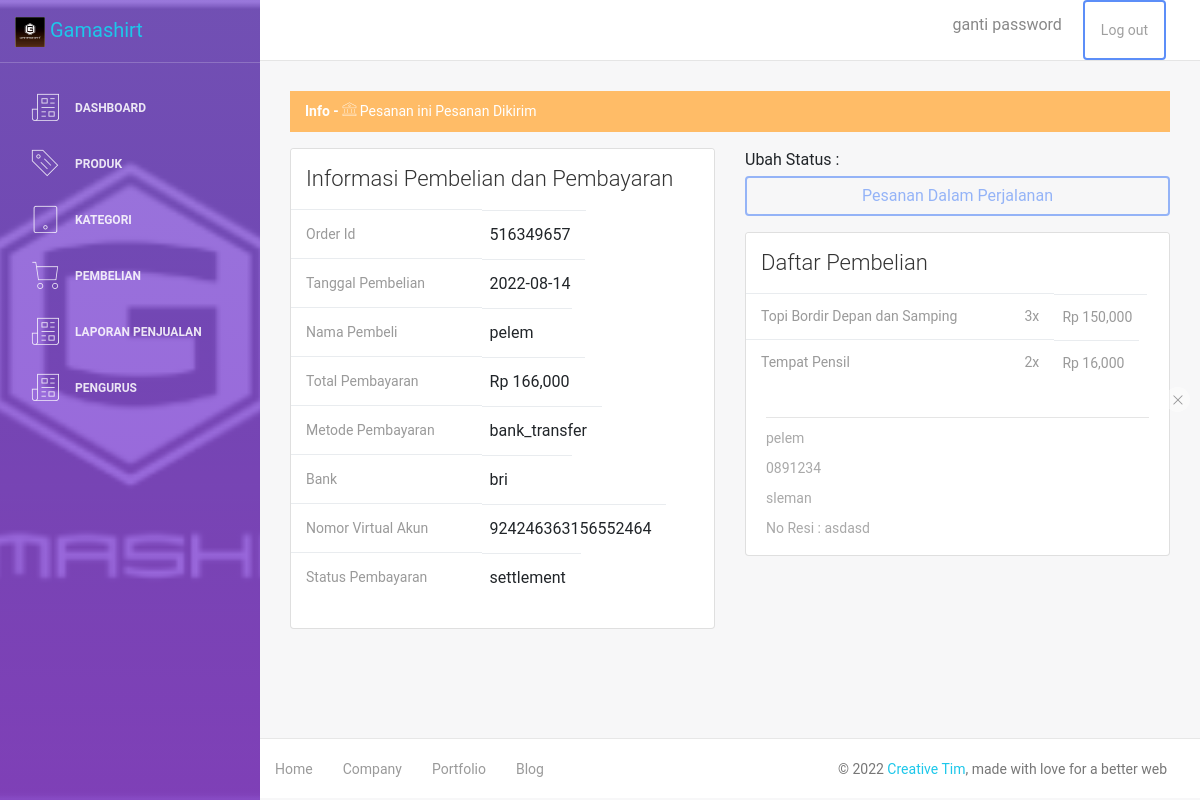
/admin/detail-pembelian.php?id=12 (signed in), run on the app's committed database.
### tables this page shows
CREATE TABLE `transaksi` (
  `id_transaksi` int(11) NOT NULL,
  `id_user` int(11) DEFAULT NULL,
  `total_bayar` int(11) DEFAULT NULL,
  `order_id` varchar(20) DEFAULT NULL,
  `tgl_bayar` date DEFAULT NULL,
  `ongkir` int(11) DEFAULT NULL,
  `status_transaksi` varchar(255) DEFAULT NULL,
  `payment_type` varchar(255) DEFAULT NULL,
  `status_pembayaran` varchar(255) DEFAULT NULL,
  `transaction_id` varchar(255) DEFAULT NULL,
  `bank` varchar(20) DEFAULT NULL,
  `va_number` varchar(30) DEFAULT NULL,
  `pdf_url` varchar(300) DEFAULT NULL
);

CREATE TABLE `user` (
  `id_user` int(11) NOT NULL,
  `nama_user` varchar(30) DEFAULT NULL,
  `no_hp` varchar(15) DEFAULT NULL,
  `email` varchar(50) DEFAULT NULL,
  `username` varchar(30) DEFAULT NULL,
  `password` varchar(30) DEFAULT NULL,
  `image` text DEFAULT NULL
);

CREATE TABLE `detail_transaksi` (
  `id_detail` int(11) NOT NULL,
  `id_transaksi` int(11) DEFAULT NULL,
  `id_user` int(11) DEFAULT NULL,
  `id_produk` int(11) DEFAULT NULL,
  `qty` int(11) DEFAULT NULL,
  `total` int(11) DEFAULT NULL
);

CREATE TABLE `produk` (
  `id_produk` int(11) NOT NULL,
  `id_kategori` int(11) DEFAULT NULL,
  `nama_produk` varchar(30) DEFAULT NULL,
  `stock` int(4) DEFAULT NULL,
  `harga` int(8) DEFAULT NULL,
  `deskripsi` text DEFAULT NULL,
  `diskon` int(11) DEFAULT NULL,
  `gambar` text DEFAULT NULL
);

CREATE TABLE `pengiriman` (
  `id_pengiriman` int(11) NOT NULL,
  `id_user` int(11) DEFAULT NULL,
  `id_transaksi` int(11) DEFAULT NULL,
  `kurir` varchar(50) DEFAULT NULL,
  `nama_penerima` varchar(30) DEFAULT NULL,
  `no_hp` varchar(13) DEFAULT NULL,
  `alamat_lengkap` text DEFAULT NULL,
  `kode_pos` varchar(6) DEFAULT NULL,
  `catatan` text DEFAULT NULL,
  `resi` varchar(50) DEFAULT NULL
);

### admin/detail-pembelian.php (the view, shortened to what this page needs)
<?php include 'header.php';
$data = $mysqli->query("SELECT * FROM transaksi JOIN user ON  transaksi.id_user = user.id_user WHERE id_transaksi = $_GET[id]");
$detail = $data->fetch_assoc();
$query = $mysqli->query("SELECT * FROM pengiriman WHERE id_transaksi = $_GET[id]");
$alamat = $query->fetch_assoc();
?>
<div class="content">
  <div class="container-fluid">
    <div class="alert alert-warning">
      <button type="button" aria-hidden="true" class="close" data-dismiss="alert">
        <i class="nc-icon nc-simple-remove"></i>
      </button>
      <span>
        <b> Info - </b> <i class="nc-icon nc-bank"></i> Pesanan ini <?php echo $detail['status_transaksi'] ?></span>
    </div>
    <div class="row">
      <div class="col-md-6">
        <div class="card  card-tasks">
          <div class="card-header ">
            <h4 class="card-title">Informasi Pembelian dan Pembayaran</h4>
          </div>
          <div class="card-body ">
            <div class="table-full-width">
              <table class="table">
                <tbody>
                  <tr>
                    <td colspan=5>
                      <p class="card-category">Order Id</p>
                    </td>
                    <td class="td-actions text-right"><?php echo $detail['order_id'] ?></td>
                  </tr>
                  <tr>
                    <td colspan=5>
                      <p class="card-category">Tanggal Pembelian</p>
                    </td>
                    <td class="td-actions text-right"><?php echo $detail['tgl_bayar'] ?></td>
                  </tr>
                  <tr>
                    <td colspan=5>
                      <p class="card-category">Nama Pembeli</p>
                    </td>
                    <td class="td-actions text-right"><?php echo $detail['nama_user'] ?></td>
                  </tr>
                  <tr>
                    <td colspan=5>
                      <p class="card-category">Total Pembayaran</p>
                    </td>
                    <td class="td-actions text-right">Rp <?php echo number_format($detail['total_bayar']) ?></td>
                  </tr>
                  <tr>
                    <td colspan=5>
                      <p class="card-category">Metode Pembayaran</p>
                    </td>
                    <td class="td-actions text-right"> <?php echo ($detail['payment_type']) ?></td>
                  </tr>
                  <tr>
                    <td colspan=5>
                      <p class="card-category">Bank</p>
                    </td>
                    <td class="td-actions text-right"> <?php echo ($detail['bank']) ?></td>
                  </tr>
                  <tr>
                    <td colspan=5>
                      <p class="card-category">Nomor Virtual Akun</p>
                    </td>
                    <td class="td-actions text-right"> <?php echo ($detail['va_number']) ?></td>
                  </tr>
                  <tr>
                    <td colspan=5>
                      <p class="card-category">Status Pembayaran</p>
                    </td>
                    <td class="td-actions text-right"> <?php echo ($detail['status_pembayaran']) ?></td>
                  </tr>
                </tbody>
              </table>
            </div>
          </div>
        </div>
      </div>
      <div class="col-md-6">
        Ubah Status :
        <?php if ($detail['status_transaksi'] === 'Pesanan Dikirim') {
        ?>
          <a href="" class="btn btn-primary btn-block mb-3 mt-1" onclick="demo.showNotification('top','left')" disabled>Pesanan Dalam Perjalanan</a>
        <?php } ?>
        <div class="card  card-tasks">
          <div class="card-header ">
            <h4 class="card-title">Daftar Pembelian</h4>
          </div>
          <div class="card-body ">
            <div class="table-full-width">
              <table class="table">
                <tbody>
                  <?php
                  $lenght = $mysqli->query("SELECT *, detail_transaksi.qty as beli FROM detail_transaksi JOIN produk ON detail_transaksi.`id_produk` = produk.`id_produk` WHERE id_transaksi = $_GET[id]");
                  while ($list = $lenght->fetch_assoc()) {
                  ?>
                    <tr>
                      <td>
                        <p class="card-category"><?php echo $list['nama_produk'] ?> </p>
                      </td>
                      <td>
                        <p class="card-category"><?php echo $list['beli'] ?>x </p>
                      </td>
                      <td>
                        <p class="card-category">Rp <?php echo number_format($list['total']) ?> </p>
                      </td>
                    </tr>
                  <?php } ?>
                </tbody>
              </table>
            </div>
          </div>
          <div class="card-footer ">
            <hr>
            <div class="stats">
              <?php echo $alamat['nama_penerima'] ?><br>
              <?php echo $alamat['no_hp'] ?><br>
              <?php echo $alamat['alamat_lengkap'] ?>
              <br>
              No Resi : <?php echo $alamat['resi'] ?>
            </div>
          </div>
        </div>
      </div>
    </div>
  </div>
</div>
<?php include 'footer.php'; ?>

### data on the page
transaksi: status_transaksi "Pesanan Dikirim", order "516349657", tgl_bayar "2022-08-14", id_user.nama_user "pelem", total_bayar "166,000", payment_type "bank_transfer", bank "bri", va_number "924246363156552464", status_pembayaran "settlement"
detail_transaksi: id_produk.nama_produk "Topi Bordir Depan dan Samping", qty "3", total "150,000"
detail_transaksi: id_produk.nama_produk "Tempat Pensil", qty "2", total "16,000"
pengiriman: nama_penerima "pelem", no_hp "0891234", alamat_lengkap "sleman", resi "asdasd"
